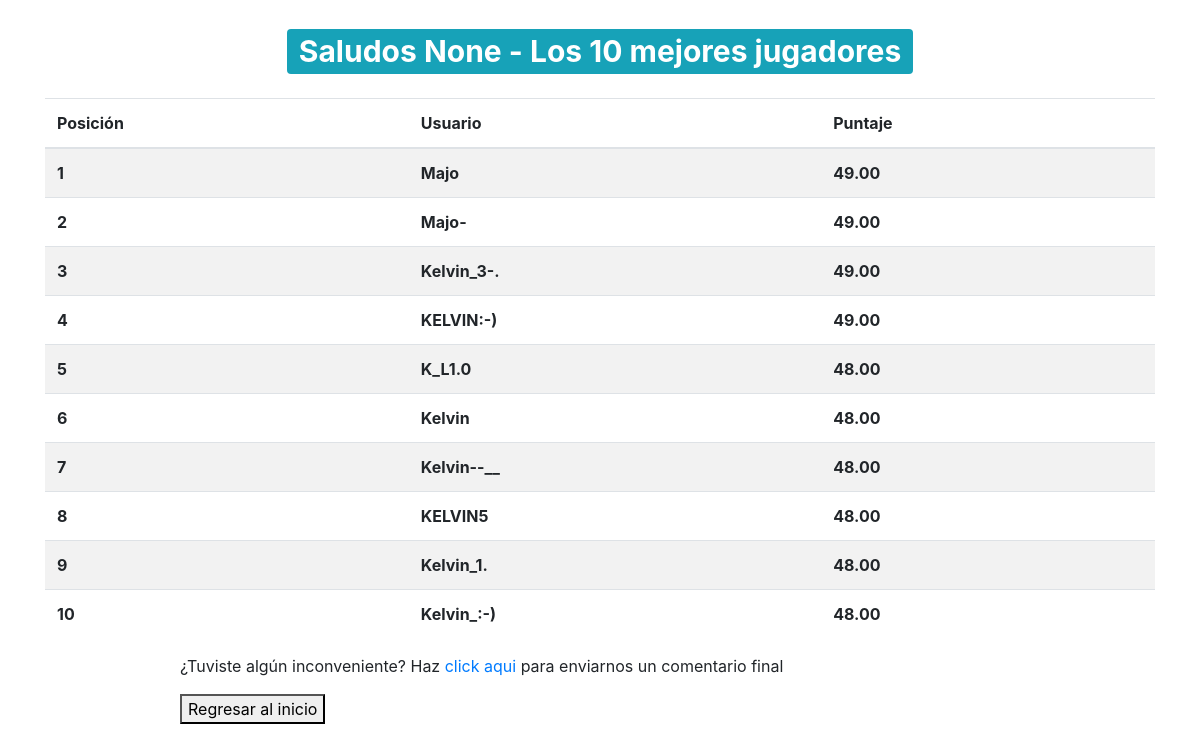
/tablero/, run on the app's committed database.
### Quiz/models.py (models this page shows, shortened)
class QuizUsuario(models.Model):
	usuario = models.TextField(verbose_name='Ip usuario')
	nombre = models.TextField(verbose_name='Nombre del usuario', null=True)
	puntaje_total = models.DecimalField(verbose_name='Puntaje Total', null=True, default=0.00, decimal_places=2, max_digits=10)
	num_p = models.IntegerField(verbose_name='Numero de  preguntas respondidas', default=0)

### Quiz/views.py (the view, shortened to what this page needs)
# urls.py: path('tablero/', tablero, name='tablero'),
def tablero(request):
	global nombre_usuario
	try:
		QuizUser = QuizUsuario.objects.get(usuario=get_client_ip(request), nombre=nombre_usuario)
		n_preguntas = QuizUser.num_p
	except:
		n_preguntas = 0
	total_usaurios_quiz = QuizUsuario.objects.order_by('-puntaje_total')[:10]
	contador = total_usaurios_quiz.count()
	context = {
		'user':nombre_usuario,
		'usuario_quiz':total_usaurios_quiz,
		'contar_user':contador
	}
	return render(request, 'play/tablero.html', context)

### Quiz/views.py (called while the page is built)
def get_client_ip(request):
    x_forwarded_for = request.META.get('HTTP_X_FORWARDED_FOR')
    if x_forwarded_for:
        ip = x_forwarded_for.split(',')[0]
    else:
        ip = request.META.get('REMOTE_ADDR')
    return ip

### template/play/tablero.html (shortened to what this page needs)
{% extends 'base.html' %}
{% block contenido %}
<div class="container">
	<h1 class="text-center my-4">
		<span class="badge badge-info">
			Saludos {{user}} - Los {{contar_user}} mejores jugadores
		</span>
	</h1>
	<table class="table table-striped table-bodered">
		<thead>
			<tr>
				<th>Posición</th>
				<th>Usuario</th>
				<th>Puntaje</th>
			</tr>
		</thead>
		<tbody>
			{% for user_quiz in usuario_quiz %}
				<tr>
					<th>{{forloop.counter}}</th>
					<th>{{user_quiz.nombre}}</th>
					<th>{{user_quiz.puntaje_total}}</th>
				</tr>
			{% endfor %}
		</tbody>
	</table>
</div>
<div id='texto_final'>
<p>¿Tuviste algún inconveniente? Haz <a href="{% url 'comentario' %}">click aqui</a> para enviarnos un comentario final</p>
<a href="{% url 'inicio' %}">
	<button>
		Regresar al inicio
	</button>
</a>
</div>
{% endblock %}

### template/play/tablero.html (style rules this page uses)
#texto_final { padding-left: 15%; }

### data on the page
QuizUsuario: nombre "Majo", puntaje_total "49.00"
QuizUsuario: nombre "Majo-", puntaje_total "49.00"
QuizUsuario: nombre "Kelvin_3-.", puntaje_total "49.00"
QuizUsuario: nombre "KELVIN:-)", puntaje_total "49.00"
QuizUsuario: nombre "K_L1.0", puntaje_total "48.00"
QuizUsuario: nombre "Kelvin", puntaje_total "48.00"
QuizUsuario: nombre "Kelvin--__", puntaje_total "48.00"
QuizUsuario: nombre "KELVIN5", puntaje_total "48.00"
QuizUsuario: nombre "Kelvin_1.", puntaje_total "48.00"
QuizUsuario: nombre "Kelvin_:-)", puntaje_total "48.00"

### other printed values
{{ user }} "None"
{{ contar_user }} "10"
